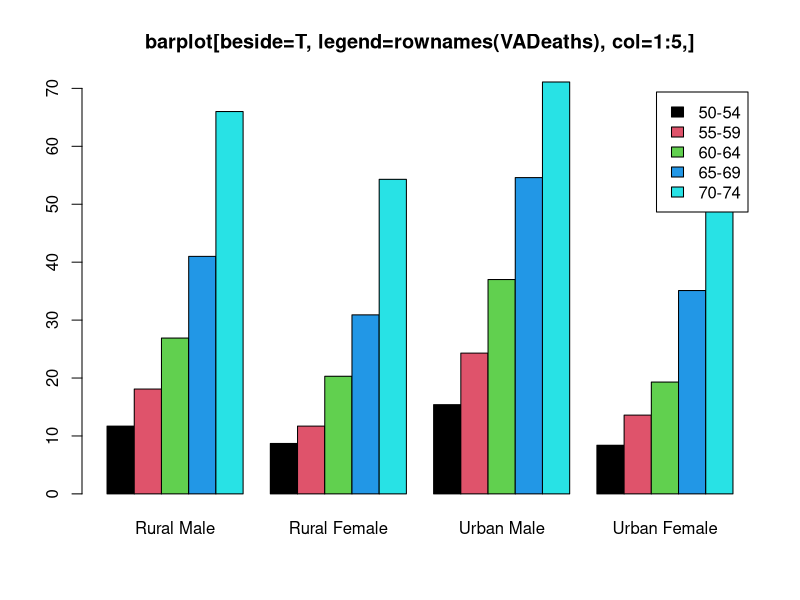
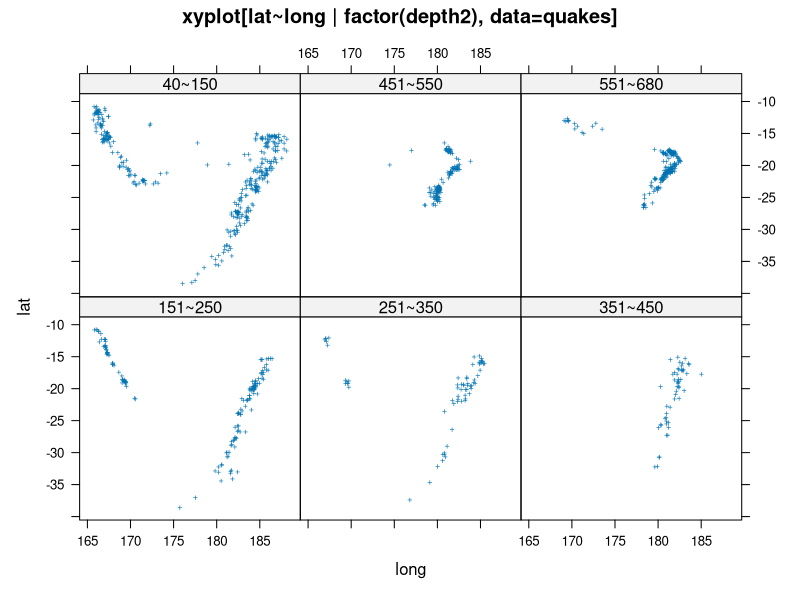
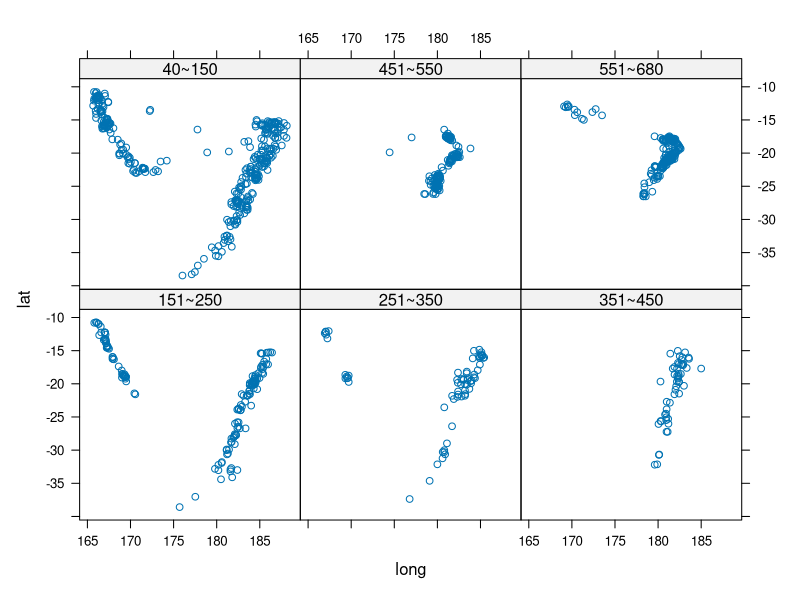
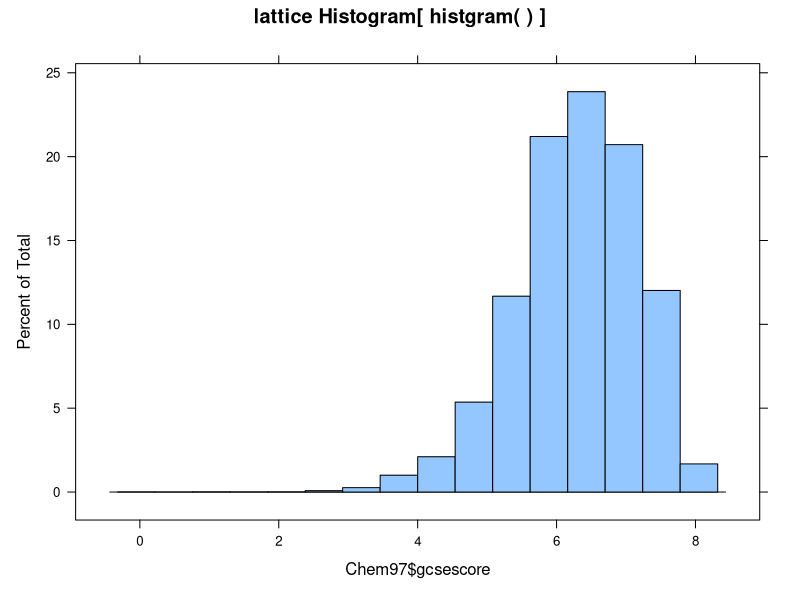
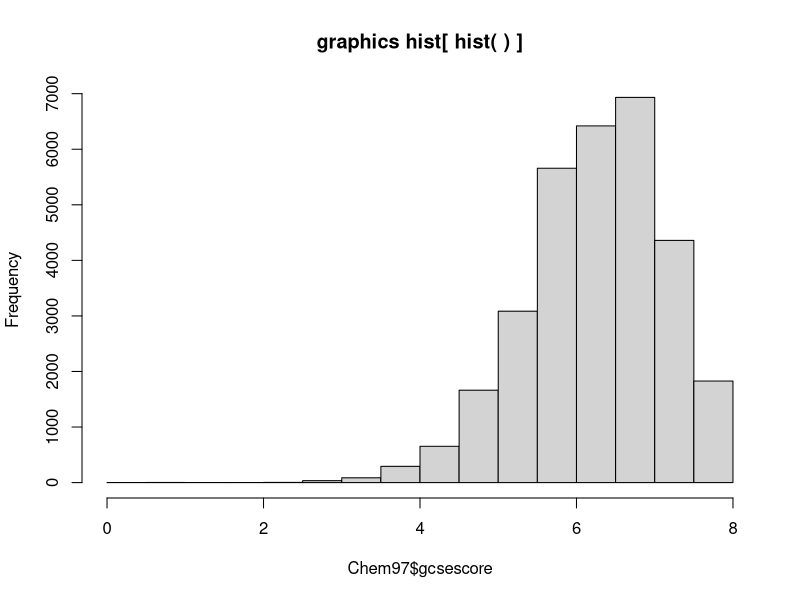
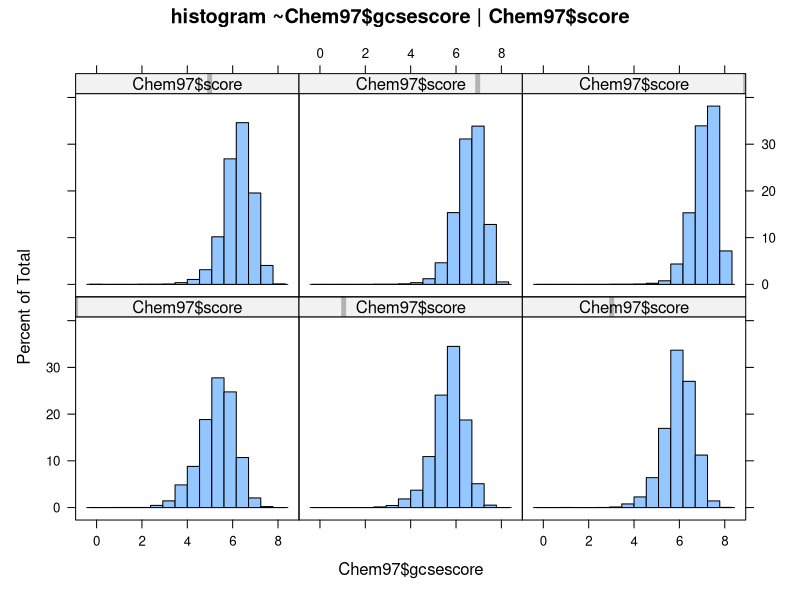
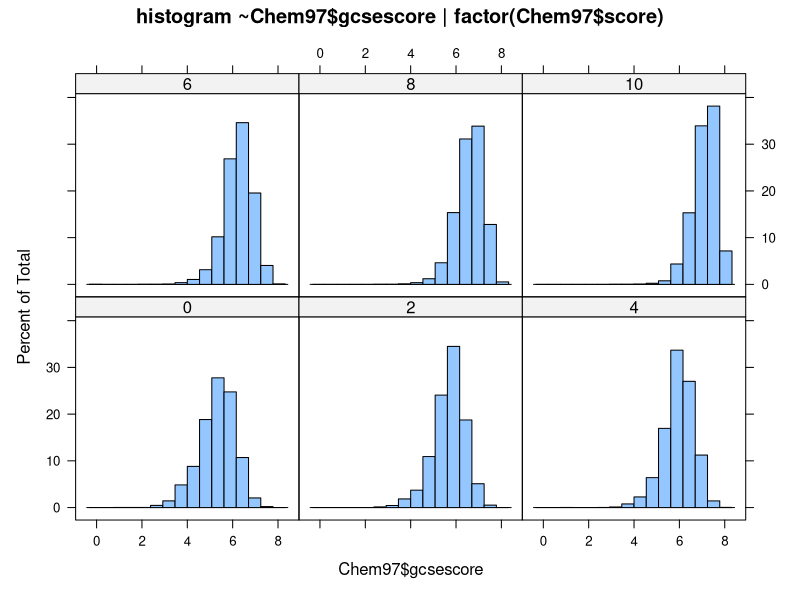
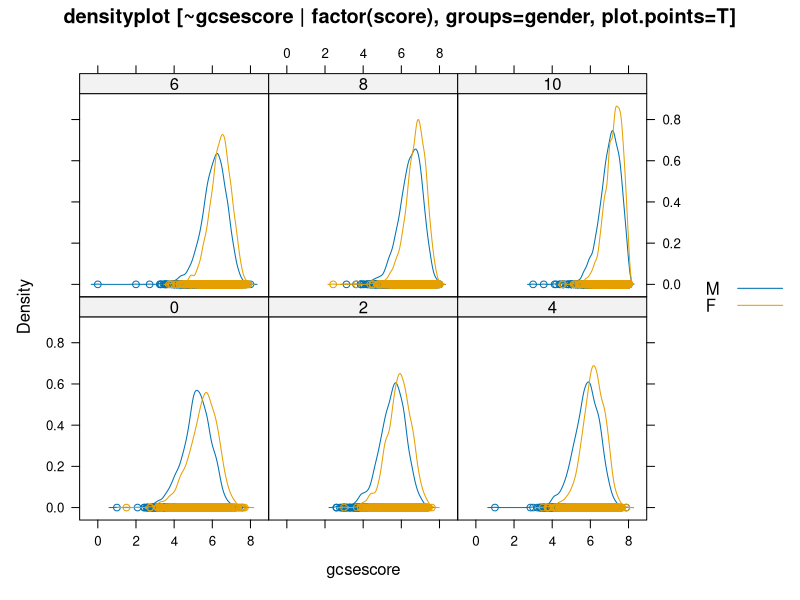

Write R code to recreate these figures, in order.
# 고급시각화 도구
# 주요 package : graphics, lattice, ggplot2, ggmap 등
# graphics : barplot, pie, dotchart(이산변수) plot, hist, boxplot(연속변수)
# lattice : 서로 상관있는 확률적 반응 변수의 시각화
# ggplot2 : 기하학적 객체들(점, 선, 막대 등)에 미적 특성(크기, 색상)을 적용
# ggmap : 지도를 기반을 위치, 영역, 시간과 공간에 따른 차이 및 변화

# 격자형 기법 시각화
# lattice package 주요 함수
#     함수                      기능                                  graphics 함수 비교
# histogram()        연속형 변수 대상 히스토그램                        hist()함수 기능
# densityplot()      연속형 변수를 대상으로 밀도 그래프 그리기          없음(분포곡선 제공)
# barchart()         x, y축 적용 막대 그래프                            barplot()
# dotplot()          x, y축 적용 점 그래프                              dotchart()
# xyplot()           x, y축 적용 교차 그래프                            plot()
# equal.count()      데이터 셋을 지정한 영역만큼 범주화                 없음(카운터 제공)
# coplot()           조건 변수 조작으로 조건 그래프 그리기              없음(조건변수 조작)
# cloud()            3차원 산점도 그래프 그리기                         없음(3차원 제공)

# 단계 1 : package 설치
library(lattice)
# 단계 2 : 실습파일 가져오기
install.packages("mlmRev")
library(mlmRev)
data("Chem97")
str(Chem97) # 8개 변수, 31022 관측치
mode(Chem97); class(Chem97) # list, data.frame

# 히스토그램
# histogram(~x축 컬럼 | 조건, data=data)
pdf("C:/R_Studio/Rscript/chapter/chapter08/chem97_histogram.pdf")
histogram(Chem97$gcsescore, main="lattice Histogram[ histgram( ) ]")
hist(Chem97$gcsescore, main="graphics hist[ hist( ) ]")

# score를 조건변수로 지정하여 histogram 그리기
histogram(~Chem97$gcsescore | Chem97$score,
          main="histogram ~Chem97$gcsescore | Chem97$score")
histogram(~Chem97$gcsescore | factor(Chem97$score),
          main="histogram ~Chem97$gcsescore | factor(Chem97$score)")
dev.off()

# 밀도 그래프
# densityplot(~x축 컬럼 | 조건, data=data, groups=변수)
# 성별 변수를 그룹으로 GCES 점수를 score 단위로 밀도 그래프 그리기
pdf("C:/R_Studio/Rscript/chapter/chapter08/chem97_densityplot.pdf")
densityplot(~gcsescore | factor(score), data=Chem97, groups=gender, plot.points=T, 
            auto.key=T,
            main="densityplot [~gcsescore | factor(score), groups=gender, plot.points=T]")
densityplot(~gcsescore | factor(score), data=Chem97, groups=gender, plot.points=F, 
            auto.key=T,
            main="densityplot [~gcsescore | factor(score), groups=gender, plot.points=F]")
dev.off()
# plot.points=T : 밀도 점 표시 여부
# auto.key=T : 범례 표시 여부

# 막대 그래프
# barchart(y축컬럼~x축컬럼 | 조건, data=data, layout)
# 단계 1 : 데이터 셋 가져오기
data("VADeaths")
str(VADeaths) # 5행, 4열
mode(VADeaths); class(VADeaths) # numeric, matrix
barplot(VADeaths, beside=T, legend=rownames(VADeaths), col=1:5,
        main="barplot[beside=T, legend=rownames(VADeaths), col=1:5,]")

# 단계 2 : 데이터 형식 변경(matrix -> table)
vad_tb <- as.data.frame.table(VADeaths) # 넓은 형식에서 긴 형식으로 됨
str(vad_tb) # 3개 변수, 20개 관측치
mode(vad_tb); class(vad_tb) # list, data.frame
head(vad_tb)
names(vad_tb) <- c("age-group", "type", "Freq")

# 단계4 barchart 그리기
pdf("C:/R_Studio/Rscript/chapter/chapter08/VADeaths_barchart.pdf")
barchart(`age-group`~Freq | type, data=vad_tb,
         main="barchart[`age-group`~Freq | type, data=vad_tb] ")
barchart(`age-group`~Freq | type, data=vad_tb, layout=c(1,4),
         main="barchart[`age-group`~Freq | type, data=vad_tb, layout=c(1,4)]")
barchart(`age-group`~Freq | type, data=vad_tb, layout=c(4,1),
         main="barchart[`age-group`~Freq | type, data=vad_tb, layout=c(4,1)]")
dev.off()

# 점 그래프
# dotchart(y축컬럼~x축컬럼 | 조건, data=data, layout)
# 단계 1 : layout이 없는 경우
pdf("C:/R_Studio/Rscript/chapter/chapter08/VADeaths_dotplot.pdf")
dotplot(`age-group`~Freq | type, data=vad_tb,
        main="dotplot[`age-group`~Freq | type, data=vad_tb]")

# 단계 2 : layout 속성을 적용한 경우
dotplot(`age-group`~Freq | type, data=vad_tb, layout=c(4,1),
        main="dotplot[`age-group`~Freq | type, data=vad_tb, layout=c(4,1)]")

# 단계 3 : type을 그룹화하여 점을 선으로 연결하여 시각화
dotplot(`age-group`~Freq, groups=type, data=vad_tb, type="o",
        auto.key=list(lines=T, space="right", points=T),
        main="dotplot[`age-group`~Freq, groups=type, data=vad_tb, type='o'/n
        auto.key=list(lines=T, space='right', points=T)]")
dev.off()

# 산점도(xyplot)
# xyplot(y축 컬럼~x축 컬럼 | 조건변수, data=data, layout)
# 단계 1 : 데이터 셋 가져오기
library(datasets)
str(airquality) # 6개 변수, 153개 관측치
mode(airquality); class(airquality) # list, data.frame

# 단계 2 : xyplot(Ozone~Wind)
pdf("C:/R_Studio/Rscript/chapter/chapter08/airquality_xyplot.pdf")
xyplot(Ozone~Wind, data=airquality,
       main="xyplot[Ozone~Wind]")

# 단계 3 : xyplot(Ozone~Wind | Month)
xyplot(Ozone~Wind | factor(Month), data=airquality,
       main="xyplot[Ozone~Wind | factor(Month)]")

# 단계 4 : xyplot(Ozone~Wind | Month, layout)
xyplot(Ozone~Wind | Month, data=airquality, layout=c(5,1),
       main="xyplot[Ozone~Wind | Month, data=airquality, layout=c(5,1)]")

# 단계 5 : Moth 변수를 factor로 변경하여 그리기
air_convert <- transform(airquality, Month=factor(Month))
xyplot(Ozone~Wind | Month, data=air_convert, layout=c(5,1),
       main="xyplot[Ozone~Wind | Month, data=air_convert, layout=c(5,1)]")
dev.off()  

# quakes 데이터 셋으로 산점도 그리기
head(quakes)
str(quakes) # 5개 변수, 1000개 관측치, data.frame
# lat(위도), long(경도), depth(수심), mag(리히터규모), stations(관측소)
# 단계 1 : 지진발생 진앙지(위도와 경도) 산점도
pdf("C:/R_Studio/Rscript/chapter/chapter08/quakes_xyplot.pdf")
pdf.options(family="Korea1deb")
xyplot(lat~long, data=quakes, pch=".",
       main="xyplot[lat~long, data=quakes, pch='.']")

# 단계 2 : 산점도 그래프를 변수에 저장
quakes_plot <- xyplot(lat~long, data=quakes, pch=".")
quakes_plot2 <- update(quakes_plot, main="1964년 이후 태평양에서 발생한 지진위치")
print(quakes_plot2)
dev.off()
# 수심별 산점도 그리기
# 단계 1 : depth 변수 범위 확인
range(quakes$depth)
summary(quakes$depth) # 40~680

# 단계 2 : depth 변수 리코딩하여 depth2 변수 생성
quakes$depth2[quakes$depth>=40 & quakes$depth<=150] <- "40~150"
quakes$depth2[quakes$depth>=151 & quakes$depth<=250] <- "151~250"
quakes$depth2[quakes$depth>=251 & quakes$depth<=350] <- "251~350"
quakes$depth2[quakes$depth>=351 & quakes$depth<=450] <- "351~450"
quakes$depth2[quakes$depth>=451 & quakes$depth<=550] <- "451~550"
quakes$depth2[quakes$depth>=551 & quakes$depth<=680] <- "551~680"

# 단계 3 : depth2 변수를 조건 변수로 산점도 그리기
str(quakes)
xyplot(lat~long | factor(depth2), data=quakes, pch="+", 
       main="xyplot[lat~long | factor(depth2), data=quakes]")
quakes_convert <- transform(quakes, depth2=factor(depth2))
xyplot(lat~long | depth2, data=quakes_convert)
dev.off()
# 동일한 패널에 2개의 변수 값 표현
# xyplot(y1축+y2축~x축 | 조건, data, type, layout)
pdf("C:/R_Studio/Rscript/chapter/chapter08/airquality_y2_xyplot.pdf")
str(airquality)
xyplot(Ozone+Solar.R~Wind | factor(Month), data=airquality, col=c("red", "blue"),
       layout=c(5,1), auto.key=list(points=T, space="right"),
       main="xyplot[Ozone+Solar.R~Wind | factor(Month), data=airquality, col=c('red', 'blue')]")
dev.off()

# 데이터 범주화
# depth를 리코딩으로 범주화를 시켰는데 equal.count()를 사용하면 쉽게 범주화 작업을
# 할 수 있다.
# equal.count(data, number=n, overlap=0)
num_group <- equal.count(1:150, number=4, overlap=0)
num_group # 1~150을 4개 영역으로 범주화(겹치지 않게)
pdf("C:/R_Studio/Rscript/chapter/chapter08/quakes_category_xyplot.pdf")
depth_group <- equal.count(quakes$depth, number=5, overlap=0) # depth 5개 영역으로 범주화
depth_group

# 범주화한 depth_group으로 xyplot 그리기

xyplot(lat~long | depth_group, data=quakes, ylab="latitude", col="red", pch="+",
       xlab="longtitude", main="xyplot[lat~long | depth_group, data=quakes]")

# 수심(depth)과 리히터규모(mag) 변수를 동시에 적용하여 산점도 그리기
mag_group <- equal.count(quakes$mag, number=2, overlap=0)
mag_group

# 단계 1 : mag_group변수 기준으로 xyplot 그리기
xyplot(lat~long | mag_group, data=quakes, xlab="longtitude", ylab="latitude",
       main="xyplot[lat~long | mag_group, data=quakes]")
# 단계 2 : 수심과 리히터규모를 동시에 표현
xyplot(lat~long | depth_group*mag_group, data=quakes, ylab="latitude", xlab="longtitude",
       col=c("red", "blue"), pch="+",
       main="xyplot[lat~long | depth_group*mag_group, data=quakes] : red(depth), blue(mag)")

# depth와 mag 이산형변수로 리코딩하여 xyplot 그리기
depth_group
quakes$depth3[quakes$depth>=39.5 & quakes$depth<=80.5] <- 'd1'
quakes$depth3[quakes$depth>=79.5 & quakes$depth<=186.5] <- 'd2'
quakes$depth3[quakes$depth>=185.5 & quakes$depth<=397.5] <- 'd3'
quakes$depth3[quakes$depth>=396.5 & quakes$depth<=562.5] <- 'd4'
quakes$depth3[quakes$depth>=562.5 & quakes$depth<=680.5] <- 'd5'
mag_group
quakes$mag2[quakes$mag>=3.95 & quakes$mag<=4.65] <- 'm1'
quakes$mag2[quakes$mag>=4.55 & quakes$mag<=6.45] <- 'm2'
quakes_convert2 <- transform(quakes, depth3=factor(depth3), mag2=factor(mag2))
xyplot(lat~long | depth3*mag2, data=quakes_convert2, col=c("red", "blue"), pch="*",
       xlab="longtitude", ylab="latitude",
       main="lat~long | depth3*mag2, data=quakes_convert2, col=c('red', 'blue')")
dev.off()

# 조건 그래프
# 조건 a에 의해 x에 대한 y 그래프를 그려준다.
# 조건으로 지정된 변수의 값을 일정한 구간으로 범주화하여 조건 그래프를 그린다.
# coplot(y축 컬럼~x축 컬럼 | 조건 컬럼, data)

# depth 조건으로 위도(lat), 경도(long)의 조건 그래프 그리기
pdf("C:/R_Studio/Rscript/chapter/chapter08/quakes_coplot.pdf")
coplot(lat~long | depth, data=quakes, row=2, number=6, overlap=0.5)
title(main=list("coplot[lat~long | depth, data=quakes, row=2, number=6, overlap=0.5]",
                cex=0.9))
# row=2 : 패널 행수
# number=6 : 조건 사이의 간격(depth)
# overlap=0.5 : 겹치는 구간(0.1~0.9 : 작을수록 조건 사이 간격이 적게 겹친다.)
# overlap : default 0.5
# 단계 1 : 조건의 구간 막대가 0.1 단위로 겹치게
coplot(lat~long | depth, data=quakes, overlap=0.1)
title(main=list("coplot[lat~long | depth, data=quakes, overlap=0.1]", cex=0.9))
# 단계 2 : 조건 구간을 5개로 지정, 1행 5열의 패널로 조건 그래프 작성
coplot(lat~long | depth, data=quakes, number=5, row=1)
title(main=list("coplot[lat~long | depth, data=quakes, number=5, row=1]", cex=0.9))
# 단계 3 : 패널 영역에 부드러운 곡선 추가
coplot(lat~long | depth, data=quakes, number=5, row=1, panel=panel.smooth)
title(main=list("coplot[lat~long | depth, data=quakes, number=5, row=1, panel=panel.smooth]",
                cex=0.9))
# 단계 4 : 패녈 영역과 조건 막대에 색상 적용
coplot(lat~long | depth, data=quakes, number=5, row=1, col="blue", bar.bg=c(num='green'))
title(main=list("coplot[lat~long | depth, data=quakes, number=5, row=1, col='blue', bar.bg=c(num='green')]",
                cex=0.9))
dev.off()
